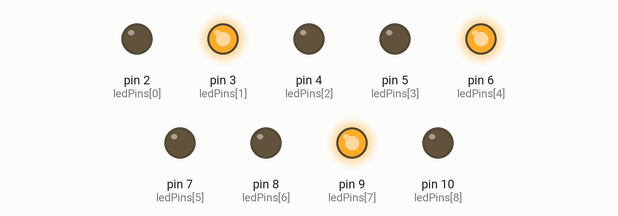
Recording of a sketch running on a simulated Arduino Uno, built with avr-gcc and run on an emulated ATmega328P. Parts: output pins drawn as LEDs (lit = HIGH).

Above: at 0.1 s.
At 3.1 s:
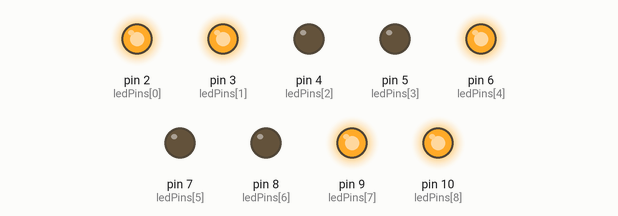
At 6.1 s:
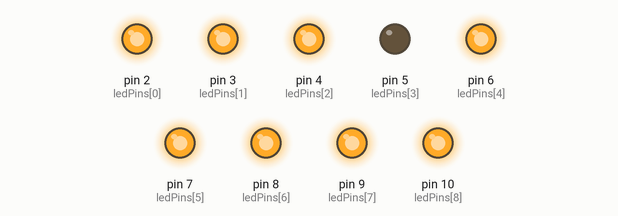
At 12.1 s:
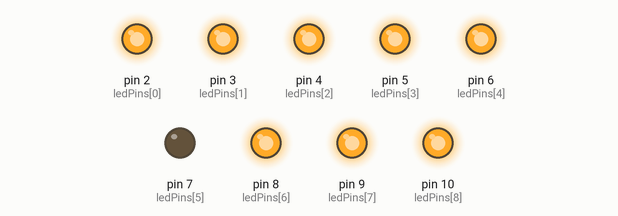
At 18.1 s:
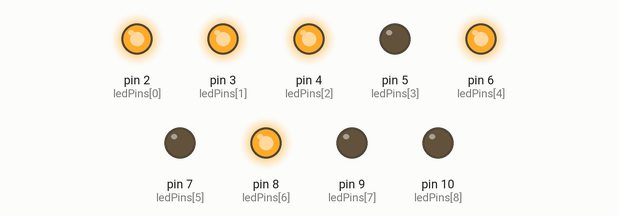
At 36.1 s:
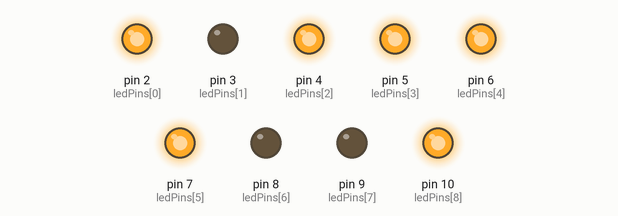
Timing chart, 0 to 40.0 s (numbered marks = the images above):
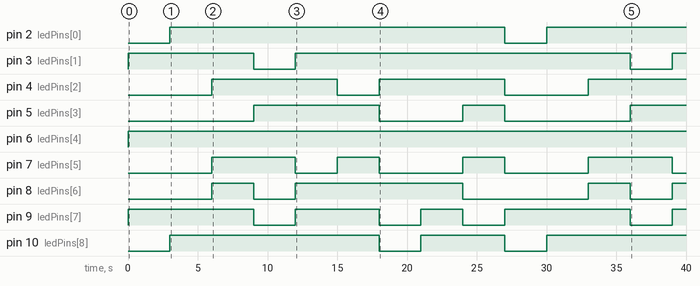

The sketch:

3x3led.ino
```cpp
int ledPins[] = {2, 3, 4, 5, 6, 7, 8, 9, 10};

byte numbers[9][9] = {
  // 1
  {0, 1, 0,
   0, 1, 0,
   0, 1, 0},

  // 2
  {1, 1, 0,
   0, 1, 0,
   0, 1, 1},

  // 3
  {1, 1, 1,
   0, 1, 1,
   1, 1, 1},

  // 4
  {1, 0, 1,
   1, 1, 1,
   0, 0, 1},

  // 5
  {1, 1, 1,
   1, 1, 0,
   1, 1, 1},

  // 6
  {1, 1, 0,
   1, 1, 1,
   1, 1, 1},

  // 7
  {1, 1, 1,
   0, 1, 0,
   1, 0, 0},

  // 8
  {1, 1, 1,
   0, 1, 0,
   1, 1, 1},

  // 9
  {1, 1, 1,
   1, 1, 1,
   0, 0, 1}
};

void setup() {
  for (int i = 0; i < 9; i++) {
    pinMode(ledPins[i], OUTPUT);
  }
}

void loop() {
  for (int n = 0; n < 9; n++) {
    for (int i = 0; i < 9; i++) {
      digitalWrite(ledPins[i], numbers[n][i] ? HIGH : LOW);
    }
    delay(3000);  // increased to 1 second to make digits visible
  }
}
```

Measured:
- by itself, pin 2 (ledPins[0]): LOW → HIGH at 3.0 s, → LOW 24.0 s later, → HIGH 3.0 s later
- by itself, pin 3 (ledPins[1]): goes HIGH 9.0 s, LOW 3.0 s, HIGH 24.0 s, LOW 3.0 s, then HIGH
- by itself, pin 4 (ledPins[2]): goes HIGH 9.0 s, LOW 3.0 s, HIGH 9.0 s, LOW 6.0 s, then HIGH
- by itself, pin 5 (ledPins[3]): goes HIGH 9.0 s, LOW 6.0 s, HIGH 3.0 s, LOW 9.0 s, then HIGH
- by itself, pin 6 (ledPins[4]): LOW → HIGH at 0.00 s
- by itself, pin 7 (ledPins[5]): LOW → HIGH at 6.0 s, → LOW 6.0 s later, → HIGH 3.0 s later, → LOW 3.0 s later, … (8 changes in this stretch)
- by itself, pin 8 (ledPins[6]): goes HIGH 3.0 s, LOW 3.0 s, HIGH 12.0 s, LOW 9.0 s, HIGH 3.0 s, LOW 3.0 s, then HIGH
- by itself, pin 9 (ledPins[7]): LOW → HIGH at 0.00 s, → LOW 9.0 s later, → HIGH 3.0 s later, → LOW 6.0 s later, … (9 changes in this stretch)
